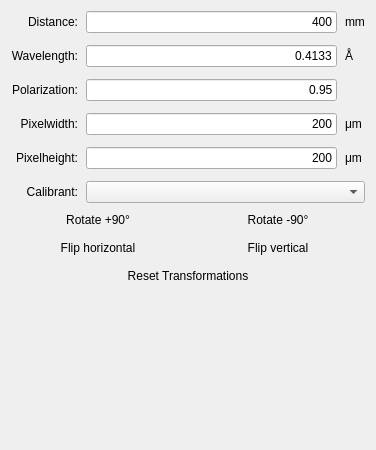
         <widget class="QWidget" name="start_values">
          <property name="geometry">
           <rect>
            <x>0</x>
            <y>0</y>
            <width>376</width>
            <height>450</height>
           </rect>
          </property>
          <attribute name="label">
           <string>Start Values</string>
          </attribute>
          <layout class="QVBoxLayout" name="verticalLayout">
           <item>
            <layout class="QGridLayout" name="gridLayout">
             <property name="horizontalSpacing">
              <number>8</number>
             </property>
             <property name="verticalSpacing">
              <number>12</number>
             </property>
             <item row="3" column="0">
              <widget class="QLabel" name="label_3">
               <property name="text">
                <string>Pixelwidth:</string>
               </property>
               <property name="alignment">
                <set>Qt::AlignRight|Qt::AlignTrailing|Qt::AlignVCenter</set>
               </property>
              </widget>
             </item>
             <item row="3" column="2">
              <widget class="QLabel" name="label_8">
               <property name="text">
                <string>μm</string>
               </property>
              </widget>
             </item>
             <item row="4" column="0">
              <widget class="QLabel" name="label_4">
               <property name="text">
                <string>Pixelheight:</string>
               </property>
               <property name="alignment">
                <set>Qt::AlignRight|Qt::AlignTrailing|Qt::AlignVCenter</set>
               </property>
              </widget>
             </item>
             <item row="4" column="1">
              <widget class="QLineEdit" name="sv_pixel_height_txt">
               <property name="text">
                <string>200</string>
               </property>
               <property name="alignment">
                <set>Qt::AlignRight|Qt::AlignTrailing|Qt::AlignVCenter</set>
               </property>
              </widget>
             </item>
             <item row="4" column="2">
              <widget class="QLabel" name="label_9">
               <property name="text">
                <string>μm</string>
               </property>
              </widget>
             </item>
             <item row="6" column="0">
              <widget class="QLabel" name="label_5">
               <property name="text">
                <string>Calibrant:</string>
               </property>
               <property name="alignment">
                <set>Qt::AlignRight|Qt::AlignTrailing|Qt::AlignVCenter</set>
               </property>
              </widget>
             </item>
             <item row="6" column="1" colspan="2">
              <widget class="QComboBox" name="calibrant_cb">
               <property name="editable">
                <bool>false</bool>
               </property>
               <property name="frame">
                <bool>true</bool>
               </property>
              </widget>
             </item>
             <item row="3" column="1">
              <widget class="QLineEdit" name="sv_pixel_width_txt">
               <property name="text">
                <string>200</string>
               </property>
               <property name="alignment">
                <set>Qt::AlignRight|Qt::AlignTrailing|Qt::AlignVCenter</set>
               </property>
              </widget>
             </item>
             <item row="0" column="0">
              <widget class="QLabel" name="label">
               <property name="text">
                <string>Distance:</string>
               </property>
               <property name="alignment">
                <set>Qt::AlignRight|Qt::AlignTrailing|Qt::AlignVCenter</set>
               </property>
              </widget>
             </item>
             <item row="0" column="1">
              <widget class="QLineEdit" name="sv_distance_txt">
               <property name="text">
                <string>400</string>
               </property>
               <property name="alignment">
                <set>Qt::AlignRight|Qt::AlignTrailing|Qt::AlignVCenter</set>
               </property>
              </widget>
             </item>
             <item row="0" column="2">
              <widget class="QLabel" name="label_6">
               <property name="text">
                <string>mm</string>
               </property>
              </widget>
             </item>
             <item row="1" column="0">
              <widget class="QLabel" name="label_2">
               <property name="text">
                <string>Wavelength:</string>
               </property>
               <property name="alignment">
                <set>Qt::AlignRight|Qt::AlignTrailing|Qt::AlignVCenter</set>
               </property>
              </widget>
             </item>
             <item row="1" column="1">
              <widget class="QLineEdit" name="sv_wavelength_txt">
               <property name="text">
                <string>0.4133</string>
               </property>
               <property name="alignment">
                <set>Qt::AlignRight|Qt::AlignTrailing|Qt::AlignVCenter</set>
               </property>
              </widget>
             </item>
             <item row="1" column="2">
              <widget class="QLabel" name="label_7">
               <property name="text">
                <string>Å</string>
               </property>
              </widget>
             </item>
             <item row="2" column="1">
              <widget class="QLineEdit" name="sv_polarization_txt">
               <property name="text">
                <string>0.95</string>
               </property>
               <property name="alignment">
                <set>Qt::AlignRight|Qt::AlignTrailing|Qt::AlignVCenter</set>
               </property>
              </widget>
             </item>
             <item row="2" column="0">
              <widget class="QLabel" name="label_14">
               <property name="text">
                <string>Polarization:</string>
               </property>
               <property name="alignment">
                <set>Qt::AlignRight|Qt::AlignTrailing|Qt::AlignVCenter</set>
               </property>
              </widget>
             </item>
            </layout>
           </item>
           <item>
            <layout class="QGridLayout" name="gridLayout_4">
             <item row="0" column="0">
              <widget class="QPushButton" name="rotate_p90_btn">
               <property name="text">
                <string>Rotate +90°</string>
               </property>
               <property name="flat">
                <bool>true</bool>
               </property>
              </widget>
             </item>
             <item row="0" column="1">
              <widget class="QPushButton" name="rotate_m90_btn">
               <property name="text">
                <string>Rotate -90°</string>
               </property>
               <property name="flat">
                <bool>true</bool>
               </property>
              </widget>
             </item>
             <item row="1" column="0">
              <widget class="QPushButton" name="invert_horizontal_btn">
               <property name="text">
                <string>Flip horizontal</string>
               </property>
               <property name="flat">
                <bool>true</bool>
               </property>
              </widget>
             </item>
             <item row="1" column="1">
              <widget class="QPushButton" name="invert_vertical_btn">
               <property name="text">
                <string>Flip vertical</string>
               </property>
               <property name="flat">
                <bool>true</bool>
               </property>
              </widget>
             </item>
             <item row="2" column="0" colspan="2">
              <widget class="QPushButton" name="reset_transformations_btn">
               <property name="text">
                <string>Reset Transformations</string>
               </property>
               <property name="flat">
                <bool>true</bool>
               </property>
              </widget>
             </item>
            </layout>
           </item>
           <item>
            <spacer name="verticalSpacer">
             <property name="orientation">
              <enum>Qt::Vertical</enum>
             </property>
             <property name="sizeHint" stdset="0">
              <size>
               <width>20</width>
               <height>178</height>
              </size>
             </property>
            </spacer>
           </item>
          </layout>
         </widget>
